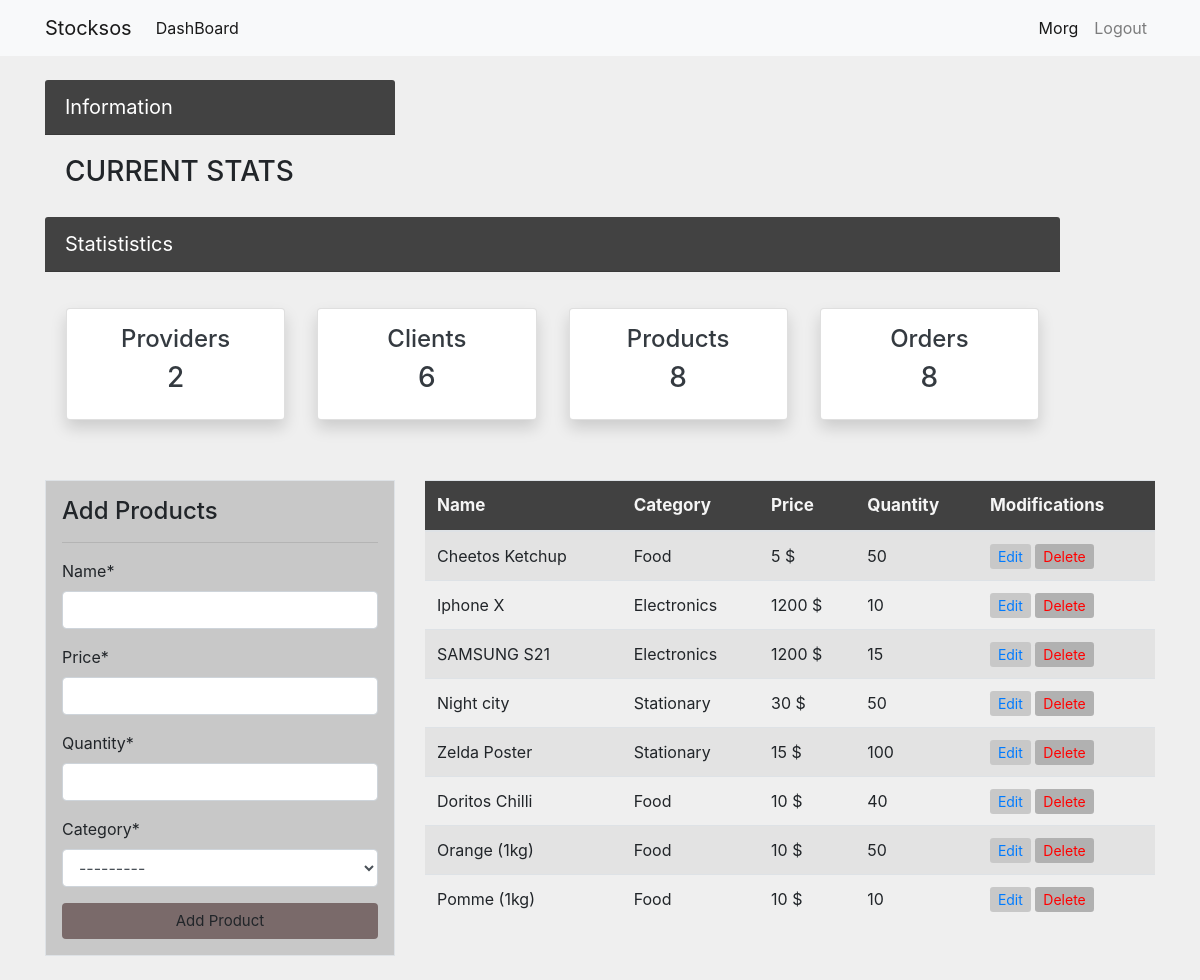
Screenshot of /product/ (signed in) with the database file from the repository.
### dashboard/models.py (models this page shows, shortened)
class Product(models.Model):
    name = models.CharField(max_length=100, null=True)
    quantity = models.PositiveIntegerField(null=True)
    price = models.PositiveIntegerField(null=True)
    category = models.CharField(max_length=50, choices=CATEGORY, null=True)

### dashboard/views.py (the view)
# urls.py: path('product/',views.product,name='dashboard-product'),
@login_required
def product(request):
   items = Product.objects.all()
   products_count = items.count()
   workers_count = User.objects.all().count()
   providers_count = Provider.objects.all().count()
   orders_count = Order.objects.all().count()
   if request.method == 'POST':
      form = ProductForm(request.POST)
      if form.is_valid():
         form.save()
         product_name = form.cleaned_data.get('name')
         messages.success(request, f'{product_name} has been added')
         return redirect('dashboard-product')
   else:
      form = ProductForm()
   context = {
      'items' : items,
      'form' : form,
      'workers_count': workers_count,
      'providers_count':providers_count,
      'orders_count':orders_count,
      'products_count':products_count,
   }
   return render(request,'dashboard/product.html', context)

### dashboard/forms.py
class ProductForm(forms.ModelForm):
    class Meta:
        model = Product
        fields = ['name','price','quantity','category']

### templates/dashboard/product.html (shortened to what this page needs)
{% extends 'partials/base.html'%}
{% load crispy_forms_tags %}
{%block content%}
{% include 'partials/topnav.html'%}
  <div class="container">
    <div class="row my-4">
      <div class="col-md-4">
        <div class="border p-3 ADDB">
          <h4>Add Products</h4>
          <hr>
          <form method="POST">
           {{form|crispy}}
            <input class="btn btn-block" type="submit" value="Add Product">
          </form>
        </div>
      </div>
      <div class="col-md-8">
       <table class="table table-striped ">
         <thead>
           <tr class="TBG">
             <th scope="col">Name</th>
             <th scope="col">Category</th>
             <th scope="col">Price</th>
             <th scope="col">Quantity</th>
             <th scope="col">Modifications</th>
           </tr>
         </thead>
         <tbody>
           {% for item in items %}
           <tr>
             <td>{{item.name}}</td>
             <td>{{item.category}}</td>
             <td>{{item.price}} $</td>
             <td>{{item.quantity}}</td>
             <td>
               <a class="EBTN btn-sm" href="{%url 'dashboard-product-update' item.id%}">Edit</a>
               <a class="DBTN btn-sm" href="{%url 'dashboard-product-delete' item.id%}">Delete</a>
             </td>
           </tr>
          {% endfor %}
         </tbody>
       </table>
      </div>
    </div>
</div>
{%endblock%}

### templates/partials/nav.html (shortened to what this page needs)
 <nav class="navbar navbar-expand-lg navbar-light bg-light">
   {% if user.is_authenticated %}
    <div class="container">
    <a class="navbar-brand " href="{% url 'dashboard-index'%}">Stocksos</a>
    <div class="collapse navbar-collapse" id="navbarSupportedContent">
      <ul class="navbar-nav mr-auto">
        <li class="nav-item active">
          <a class="nav-link" href="{% url 'dashboard-index'%}">DashBoard <span class="sr-only">(current)</span></a>
        </li>
      </ul>
      <ul class="navbar-nav ml-auto">
        <li class="nav-item active">
          <a class="nav-link" href="{% url 'user-profile' %}">{{user.username}}<span class="sr-only">(current)</span></a>
        </li>
        <li class="nav-item">
          <a class="nav-link" href="{% url 'user-logout' %}">Logout</a>
        </li>
      {% endif %}
    </div>
</div>
</nav>

### static/style.css (style rules this page uses)
body { background: rgba(235, 235, 235, 0.781); }
.TBG { color: whitesmoke; background-color: rgba(0, 0, 0, 0.726) ; font-size: 17px; }
.btn { background: rgb(122, 106, 106); font-size: 15px; }
.ADDB { background: rgb(200, 200, 200); }
.DBTN { background: rgb(177, 177, 177); color: red; text-decoration:none; }
.EBTN { background: rgb(200, 200, 200); }

### rows the page displays
Product: name "Cheetos Ketchup", category "Food", price "5", quantity "50"
Product: name "Iphone X", category "Electronics", price "1200", quantity "10"
Product: name "SAMSUNG S21", category "Electronics", price "1200", quantity "15"
Product: name "Night city", category "Stationary", price "30", quantity "50"
Product: name "Zelda Poster", category "Stationary", price "15", quantity "100"
Product: name "Doritos Chilli", category "Food", price "10", quantity "40"
Product: name "Orange (1kg)", category "Food", price "10", quantity "50"
Product: name "Pomme (1kg)", category "Food", price "10", quantity "10"

### other values shown
{{ user.username }} "Morg"
{{ providers_count }} "2"
{{ workers_count }} "6"
{{ products_count }} "8"
{{ orders_count }} "8"
